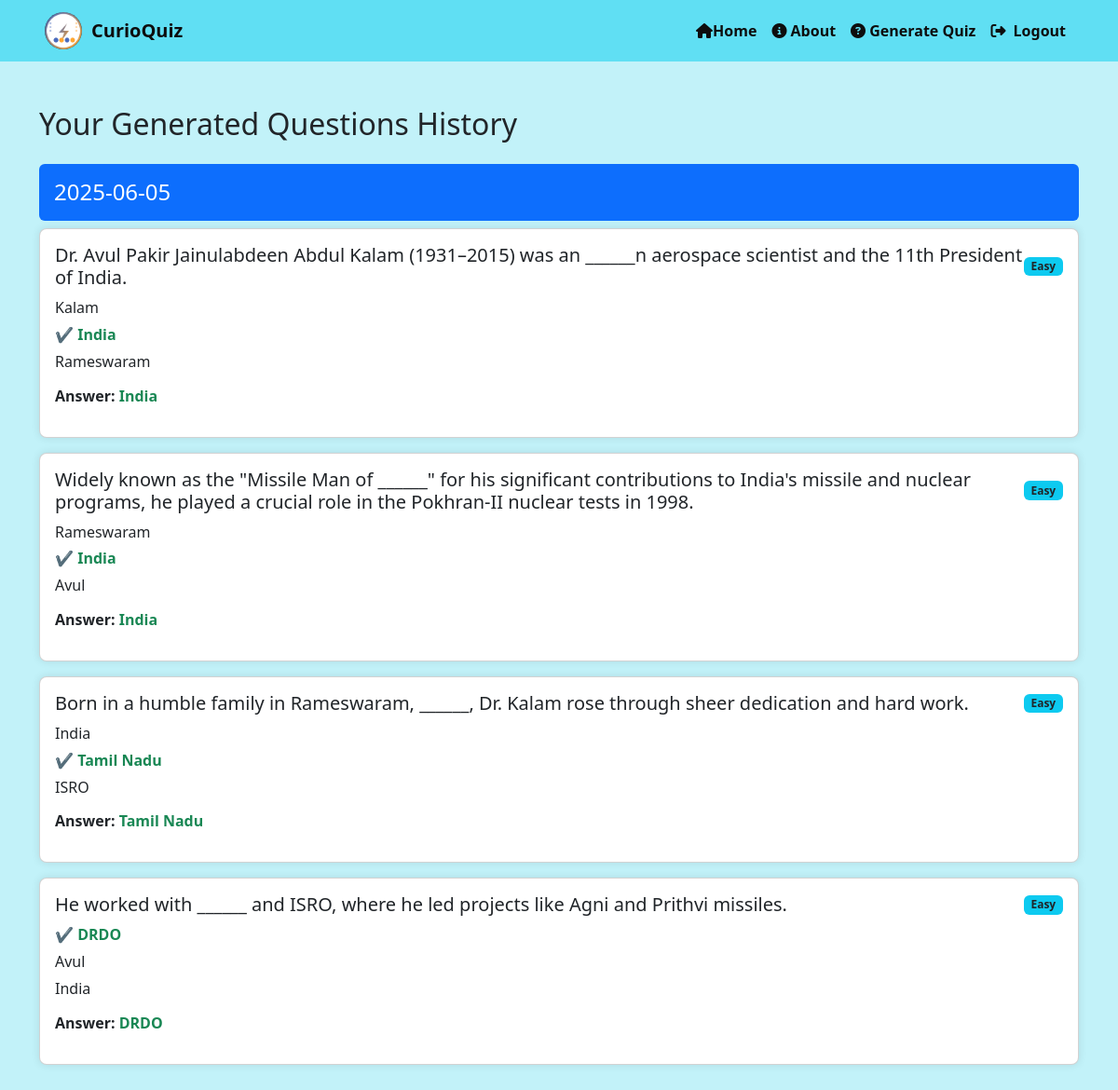
The app's page /history (signed in) with its own data.
### app.py (models this page shows)
class MCQ(db.Model):
    id = db.Column(db.Integer, primary_key=True)
    question = db.Column(db.Text, nullable=False)
    options = db.Column(db.Text, nullable=False)  # Stored as '||' separated string
    answer = db.Column(db.String(150), nullable=False)
    user_id = db.Column(db.Integer, db.ForeignKey('user.id'), nullable=False)
    difficulty = db.Column(db.String(10), nullable=True)
    created_at = db.Column(db.DateTime, default=datetime.utcnow)

### app.py (the view)
@app.route('/history')
@login_required
def history():
    start_date = request.args.get('start_date')
    end_date = request.args.get('end_date')
    difficulty = request.args.get('difficulty')
    print("Start Date from form:", start_date)
    print("End Date from form:", end_date)
    print("Difficulty from form:", difficulty)
    query = MCQ.query.filter_by(user_id=current_user.id)
    if difficulty:
        query = query.filter(MCQ.difficulty == difficulty)
    if start_date:
        query = query.filter(MCQ.created_at >= datetime.strptime(start_date, '%Y-%m-%d'))
    if end_date:
        query = query.filter(MCQ.created_at <= datetime.strptime(end_date, '%Y-%m-%d'))
    mcqs = query.order_by(MCQ.created_at.desc()).all()
    grouped_mcqs = defaultdict(list)
    for mcq in mcqs:
        date_str = mcq.created_at.strftime('%Y-%m-%d')
        grouped_mcqs[date_str].append(mcq)
    sorted_dates = sorted(grouped_mcqs.keys(), reverse=True)
    return render_template('history.html', grouped_mcqs=grouped_mcqs, sorted_dates=sorted_dates)

### app.py (called while the page is built)
@login_manager.user_loader
def load_user(user_id):
    return User.query.get(int(user_id))

### templates/history.html (shortened to what this page needs)
<!DOCTYPE html>
<html lang="en">
  <head>
    <link
      href="https://cdn.jsdelivr.net/npm/bootstrap@5.3.0/dist/css/bootstrap.min.css"
      rel="stylesheet"
    />
    <link
      href="https://cdn.jsdelivr.net/npm/bootstrap@5.3.0/dist/css/bootstrap.min.css"
      rel="stylesheet"
    />
    <link
      href="https://cdn.jsdelivr.net/npm/bootstrap@5.3.0/dist/css/bootstrap.min.css"
      rel="stylesheet"
    />
    <link
      href="https://cdnjs.cloudflare.com/ajax/libs/font-awesome/6.4.0/css/all.min.css"
      rel="stylesheet"
    />
    <link
      rel="stylesheet"
      href="https://cdnjs.cloudflare.com/ajax/libs/boxicons/2.1.4/css/boxicons.min.css"
    />
    <link
      rel="stylesheet"
      href="https://cdnjs.cloudflare.com/ajax/libs/font-awesome/4.7.0/css/font-awesome.min.css"
    />
    <link
      rel="stylesheet"
      href="https://cdnjs.cloudflare.com/ajax/libs/boxicons/2.1.4/css/boxicons.min.css"
    />
    <link
      rel="stylesheet"
      href="https://cdnjs.cloudflare.com/ajax/libs/font-awesome/4.7.0/css/font-awesome.min.css"
    />
  </head>
  <body>
    <nav class="navbar navbar-expand-lg navbar-custom">
      <div class="container-fluid px-5">
        <a
          class="navbar-brand d-flex align-items-center"
          href="{{ url_for('home') }}"
        >
          <img
            src="{{ url_for('static', filename='logo55.png') }}"
            alt="CurioQuiz Logo"
          />
          CurioQuiz
        </a>
        <div class="collapse navbar-collapse" id="navbarNav">
          <ul class="navbar-nav ms-auto">
            <li class="nav-item">
              <a class="nav-link" href="{{ url_for('home') }}">
                <i class="fa-solid fa-home"></i>Home
              </a>
            </li>
            <li class="nav-item">
              <a class="nav-link" href="{{ url_for('about') }}">
                <i class="fas fa-info-circle"></i> About
              </a>
            </li>
            <li class="nav-item">
              <a class="nav-link" href="{{ url_for('generate') }}">
                <i class="fa-solid fa-question-circle"></i> Generate Quiz
              </a>
            </li>
            <li class="nav-item">
              <a class="nav-link" href="{{ url_for('login') }}">
                <i class="fa-solid fa-right-from-bracket me-1"></i> Logout
              </a>
            </li>
          </ul>
        </div>
      </div>
    </nav>
    <div class="container mt-5">
      <h2 class="mb-4">Your Generated Questions History</h2>
      {% if sorted_dates %} {% for date in sorted_dates %}
      <div class="mb-5">
        <h4 class="bg-primary text-white p-3 rounded">{{ date }}</h4>
        {% for mcq in grouped_mcqs[date] %}
        <div class="card mcq-card p-3 mb-3">
          <div class="d-flex justify-content-between align-items-center mb-2">
            <h5 class="card-title mb-0">{{ mcq.question }}</h5>
            <span class="badge bg-info difficulty-badge text-dark">
              {{ mcq.difficulty | capitalize or 'N/A' }}
            </span>
          </div>
          <ul class="list-unstyled option-list mb-2">
            {% for option in mcq.options.split('||') %} {% if option ==
            mcq.answer %}
            <li class="correct-answer">✔ {{ option }}</li>
            {% else %}
            <li>{{ option }}</li>
            {% endif %} {% endfor %}
          </ul>
          <p>
            <strong>Answer:</strong>
            <span class="correct-answer">{{ mcq.answer }}</span>
          </p>
        </div>
        {% endfor %}
      </div>
      {% endfor %} {% else %}
      <p>No generated questions found.</p>
      {% endif %}
    </div>
  </body>
</html>

### templates/history.html (style rules this page uses)
.mcq-card { margin-bottom: 1rem; border-radius: 0.5rem; box-shadow: 0 0 10px rgba(0, 0, 0, 0.1); transition: transform 0.2s ease; }
.option-list li { margin-bottom: 0.3rem; }
.correct-answer { font-weight: bold; color: #198754; }
.difficulty-badge { float: right; }
body { background-color: #c2f2f9; }
.navbar-custom { background-color: #60dff3; }
.navbar-custom .navbar-brand, .navbar-custom .nav-link { color: rgb(13, 13, 13); font-weight: 600; transition: color 0.3s ease; }
.navbar-brand img { height: 40px; width: 40px; padding-left: 0%; margin-right: 10px; border-radius: 100px; object-fit: contain; background-size: 80%; }

### records on screen
MCQ: question "Dr. Avul Pakir Jainulabdeen Abdul Kalam (1931–2015) was an ______n aerospace scientist and the 11th President of India.", difficulty "Easy", option "Kalam" "Rameswaram", option "India", answer "India"
MCQ: question "Widely known as the \"Missile Man of ______\" for his significant contributions to India's missile and nuclear programs, he played a crucial role in the Pokhran-II nuclear tests in 1998.", difficulty "Easy", option "Rameswaram" "Avul", option "India", answer "India"
MCQ: question "Born in a humble family in Rameswaram, ______, Dr. Kalam rose through sheer dedication and hard work.", difficulty "Easy", option "India" "ISRO", option "Tamil Nadu", answer "Tamil Nadu"
MCQ: question "He worked with ______ and ISRO, where he led projects like Agni and Prithvi missiles.", difficulty "Easy", option "DRDO", option "Avul" "India", answer "DRDO"

### other values on screen
{{ date }} "2025-06-05"
